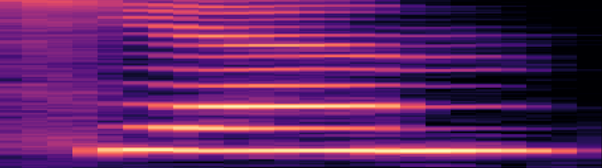
#> input picture python/src/carfac/session_1_tone_recognition/image/tone1_mel.png, 602 x 168 px
$ python tone_melspectrogram_main.py
#> lines starting #> are read from the running program, lines starting #| are printed output that depends on the picture
import matplotlib.pyplot as plt
from matplotlib.widgets import Button
import matplotlib.image as mpimg
import sys
from pathlib import Path

class TonePlayer:
    def __init__(self):
        # Auto-detect image file paths
        self.tone_images = self._find_tone_images()

        # Create figure - adjusted size for 2x2 grid
        self.fig = plt.figure(figsize=(10, 8))
        self.fig.patch.set_facecolor('white')

        self._setup_interface()

    def _find_tone_images(self):
        """Logic to find images in local directories"""
        script_dir = Path(__file__).parent.resolve()
        possible_locations = [
            script_dir / 'image',
            script_dir.parent / 'image',
            Path.cwd() / 'image',
            Path.cwd() / 'images',
        ]

        tone_images = {}
        filenames = {1: 'tone1_mel.png', 2: 'tone2_mel.png', 3: 'tone3_mel.png', 4: 'tone4_mel.png'}

        for location in possible_locations:
            if location.exists():
                temp_images = {}
                all_found = True
                for tone_num, filename in filenames.items():
                    image_path = location / filename
                    if image_path.exists():
                        temp_images[tone_num] = str(image_path)
                    else:
                        all_found = False
                        break
                if all_found:
                    tone_images = temp_images
                    break
        return tone_images

    def _setup_interface(self):
        # Define grid coordinates [left, bottom, width, height]
        # This creates the 2x2 layout seen in your image
        positions = [
            [0.08, 0.62, 0.40, 0.22], # Tone 1 (Top Left)
            [0.55, 0.62, 0.40, 0.22], # Tone 2 (Top Right)
            [0.08, 0.30, 0.40, 0.22], # Tone 3 (Bottom Left)
            [0.55, 0.30, 0.40, 0.22]  # Tone 4 (Bottom Right)
        ]

        for i, pos in enumerate(positions):
            tone_num = i + 1

            # Label placement (aligned with the left of the image box)
            self.fig.text(pos[0], pos[1] + pos[3] + 0.02, f'Tone {tone_num}',
                         fontsize=14, ha='left', va='bottom')

            # Create axis for the spectrogram
            ax = self.fig.add_axes(pos)
            ax.axis('off')

            if self.tone_images and tone_num in self.tone_images:
                self._display_tone_image(ax, tone_num)
            else:
                self._draw_fallback_pattern(ax, tone_num)

        # OK button (Original design restored: centered at bottom)
        ok_ax = plt.axes([0.40, 0.10, 0.20, 0.08])
        self.ok_btn = Button(ok_ax, 'OK', color='lightgray', hovercolor='#cccccc')
        self.ok_btn.label.set_fontsize(16)
        self.ok_btn.label.set_weight('bold')
        self.ok_btn.on_clicked(self.close_window)

    def _display_tone_image(self, ax, tone_num):
#> called with tone_num = 1
        try:
            img = mpimg.imread(self.tone_images[tone_num])
#> img is the input picture: shape (168, 602, 4) float32; mean R, G, B, A 0.386, 0.134, 0.389, 1
            ax.imshow(img)
            ax.set_aspect('auto') # Matches the stretching in your reference image
        except Exception as e:
            self._draw_fallback_pattern(ax, tone_num)

    def _draw_fallback_pattern(self, ax, tone_num):
        ax.set_xlim(0, 1); ax.set_ylim(0, 1)
        colors = ['#E53935', '#FFA726', '#7CB342', '#5C6BC0']
        color = colors[tone_num-1]
        if tone_num == 1: ax.plot([0.2, 0.8], [0.75, 0.75], color=color, lw=6)
        elif tone_num == 2: ax.plot([0.2, 0.8], [0.3, 0.75], color=color, lw=6)
        elif tone_num == 3: ax.plot([0.2, 0.5, 0.8], [0.4, 0.15, 0.4], color=color, lw=6)
        elif tone_num == 4: ax.plot([0.2, 0.8], [0.75, 0.3], color=color, lw=6)

    def close_window(self, event):
        plt.close(self.fig)
        self._launch_next_script()

    def _launch_next_script(self):
        script_dir = Path(__file__).parent.resolve()
        next_script = script_dir / 'tone_recognition_melspectrogram_one_syllable.py'
        if next_script.exists():
            import subprocess
            subprocess.Popen([sys.executable, str(next_script)])

    def show(self):
        plt.show()
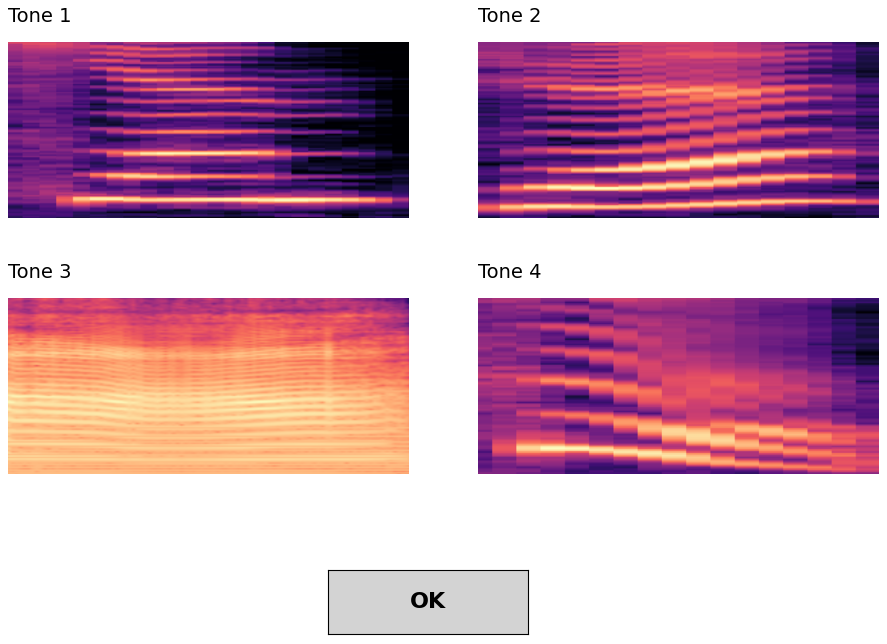
#> figure drawn by matplotlib, 4 panels

if __name__ == '__main__':
    player = TonePlayer()
    player.show()
